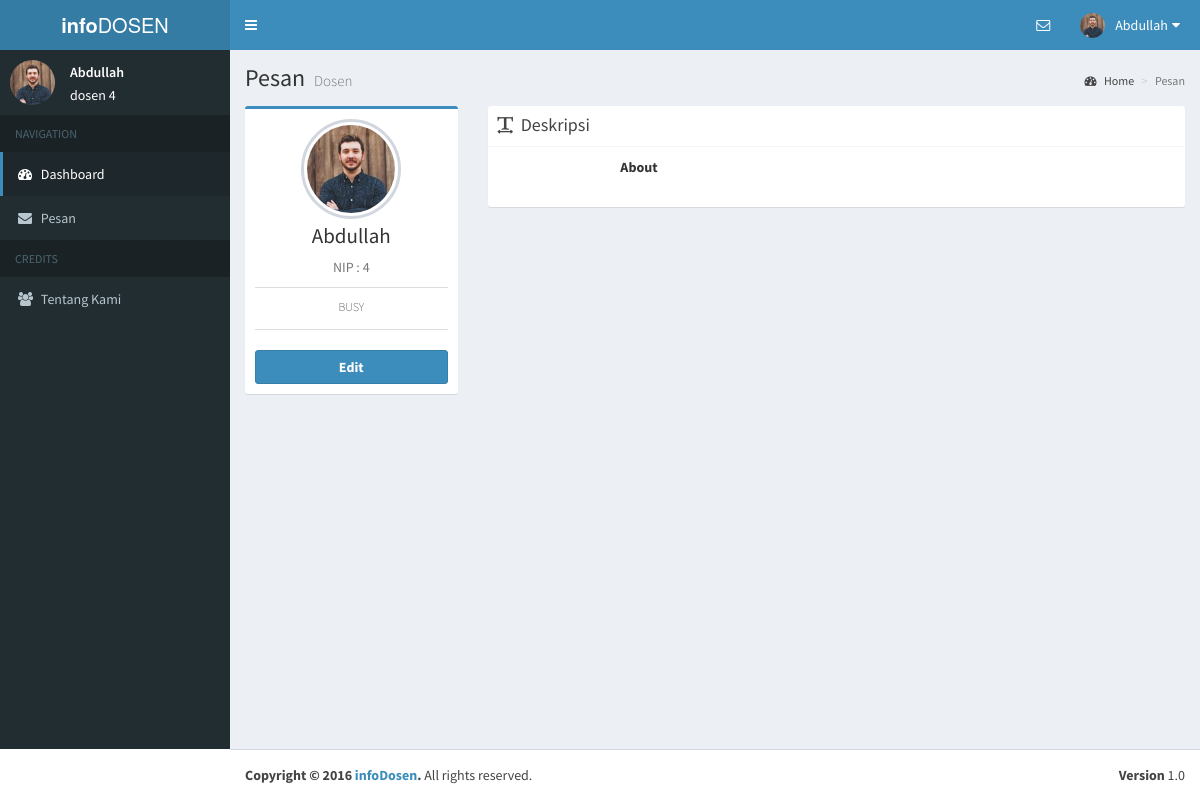
Screenshot of /dosen/profil.php (signed in) with the database file from the repository.
### tables this page shows
CREATE TABLE `dosen` (
  `nip` varchar(20) NOT NULL,
  `password` varchar(255) NOT NULL,
  `nama` varchar(30) NOT NULL,
  `gender` varchar(255) NOT NULL,
  `email` varchar(255) NOT NULL,
  `foto` varchar(30) NOT NULL,
  `deskripsi` text NOT NULL,
  `about` text NOT NULL,
  `award` text NOT NULL,
  `misc` text NOT NULL,
  `status` varchar(255) NOT NULL
);

### session.php (called while the page is built, shortened)
<?php
if(!isset($_SESSION['user'])||!isset($_SESSION['level'])){
	header('Location: login.php');
}
else{
	$connection = mysql_connect("localhost", "root", "");
	$userCheck = $_SESSION['user'];
	if($_SESSION['level']=="mahasiswa"){
		$ses_sql=mysql_query("select * from mahasiswa where nim='$userCheck'", $connection);
	}
	else if ($_SESSION['level']=="dosen") {
		$ses_sql=mysql_query("select * from dosen where nip='$userCheck'", $connection);
	}
	$userOnSession = mysql_fetch_assoc($ses_sql);
}
?>

### dosen/profil.php (the view, shortened to what this page needs)
<?php
include "../session.php";
$user=$userOnSession;
?>
<!DOCTYPE html>
<html>
<head>
  <link rel="stylesheet" href="../bootstrap/css/bootstrap.min.css">
  <link rel="stylesheet" href="../dist/css/font-awesome.min.css">
  <link rel="stylesheet" href="https://cdnjs.cloudflare.com/ajax/libs/ionicons/2.0.1/css/ionicons.min.css">
  <link rel="stylesheet" href="../dist/css/style.css">
  <link rel="stylesheet" href="../dist/css/AdminLTE.min.css">
  <link rel="stylesheet" href="../dist/css/skins/_all-skins.min.css">
  <link rel="stylesheet" href="../plugins/iCheck/flat/blue.css">
  <link rel="stylesheet" href="../plugins/morris/morris.css">
  <link rel="stylesheet" href="../plugins/jvectormap/jquery-jvectormap-1.2.2.css">
  <link rel="stylesheet" href="../plugins/datepicker/datepicker3.css">
  <link rel="stylesheet" href="../plugins/daterangepicker/daterangepicker-bs3.css">
  <link rel="stylesheet" href="../plugins/bootstrap-wysihtml5/bootstrap3-wysihtml5.min.css">
  <link rel="stylesheet" href="../plugins/iCheck/flat/blue.css">
</head>
<body class="hold-transition skin-blue sidebar-mini">
<div class="wrapper">
  <header class="main-header">
    <a href="index.php" class="logo">
      <span class="logo-lg"><b>info</b>DOSEN</span>
    </a>
    <nav class="navbar navbar-static-top">
      <a href="#" class="sidebar-toggle" data-toggle="offcanvas" role="button">
      </a>
      <div class="navbar-custom-menu">
        <ul class="nav navbar-nav">
          <li class="dropdown messages-menu">
            <a href="#" class="dropdown-toggle" data-toggle="dropdown">
              <i class="fa fa-envelope-o"></i>
            </a>
          </li>
          <li class="dropdown user user-menu">
            <a href="#" class="dropdown-toggle" data-toggle="dropdown">
              <img src="../assets/images/<?php echo $user['foto'] ?>" class="user-image" alt="User Image">
              <span class="hidden-xs"><?php echo $user['nama'];?></span>
              <i class="fa fa-sort-down pull-right"></i>
            </a>
          </li>
        </ul>
      </div>
    </nav>
  </header>
  <aside class="main-sidebar">
    <section class="sidebar">
      <div class="user-panel">
        <div class="pull-left image">
          <img src="../assets/images/<?php echo $user['foto'] ?>" class="img-circle" alt="User Image">
        </div>
        <div class="pull-left info">
          <p><?php echo $user['nama'];?></p>
          <?php echo $user['deskripsi'];?>
        </div>
      </div>
      <ul class="sidebar-menu">
        <li class="header">NAVIGATION</li>
        <li class="active treeview">
          <a href="index.php">
            <i class="fa fa-dashboard"></i>
            <span>Dashboard</span>
          </a>
        </li>
        <li class="treeview">
          <a href="mailbox.php">
            <i class="fa fa-envelope"></i>
            <span>Pesan</span>
          </a>
        </li>
        <li class="header">CREDITS</li>
        <li><a href="aboutus.php"><i class="fa fa-users"></i> <span>Tentang Kami</span></a></li>
      </ul>
    </section>
  </aside>
  <div class="content-wrapper">
    <section class="content-header">
      <h1>
        Pesan
        <small>Dosen</small>
      </h1>
      <ol class="breadcrumb">
        <li><a href="index.php"><i class="fa fa-dashboard"></i> Home</a></li>
        <li class="active">Pesan</li>
      </ol>
    </section>
    <section class="content">
      <div class="row">
        <div class="col-md-3">
          <div class="box box-primary">
            <div class="box-body box-profile">
              <img class="profile-user-img img-responsive img-circle" src="../assets/images/<?php echo $user['foto'] ?>" alt="User profile picture">
              <h3 class="profile-username text-center"><?php echo $user['nama'] ?></h3>
              <p class="text-muted text-center">NIP : <?php echo $user['nip'] ?></p>
              <ul class="list-group list-group-unbordered">
                <li class="list-group-item">
                   <div class="knob-label">  <?php echo $user['status'] ?></div>
                </li>
              </ul>
              <a href="editprofil.php" class="btn btn-primary btn-block"><b>Edit</b></a>
            </div>
          </div>
        </div>
          <div class="col-md-9">
          <div class="box box-solid">
            <div class="box-header with-border">
              <i class="fa fa-text-width"></i>
              <h3 class="box-title">Deskripsi</h3>
            </div>
            <div class="box-body">
              <dl class="dl-horizontal">
                <dt>About</dt>
                <dd><?php echo $user['about'] ?></dd>
              </dl>
            </div>
          </div>
        </div>
      </div>
    </div>
  </div>
  <footer class="main-footer">
    <div class="pull-right hidden-xs">
      <b>Version</b> 1.0
    </div>
    <strong>Copyright &copy; 2016 <a href="#">infoDosen</a>.</strong> All rights reserved.
  </footer>
</body>
</html>

### rows the page displays
dosen: foto (picture), nama "Abdullah", deskripsi "dosen 4", nip "4", status "BUSY"
